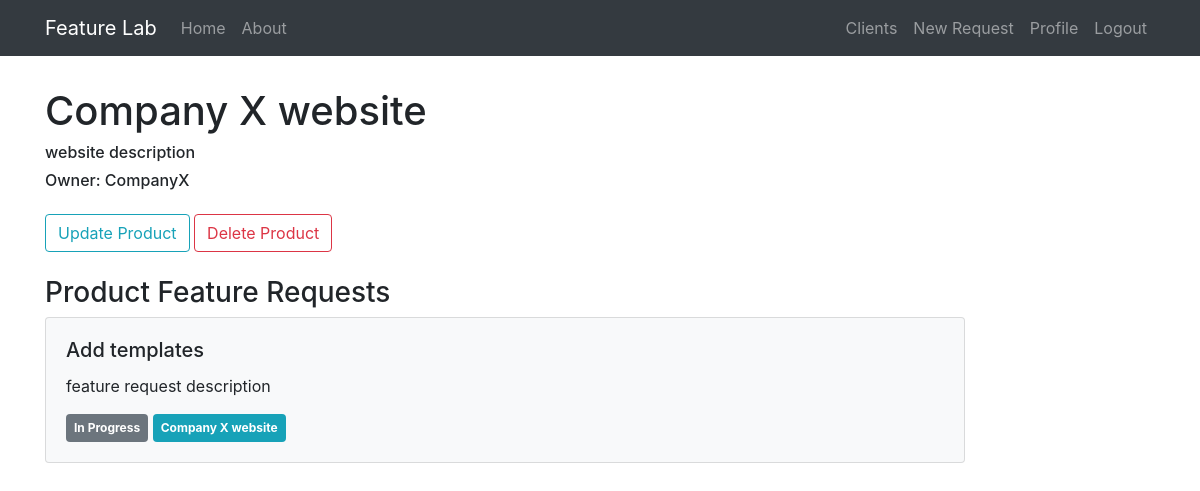
Before: /product/1 (signed in) with the older database file.
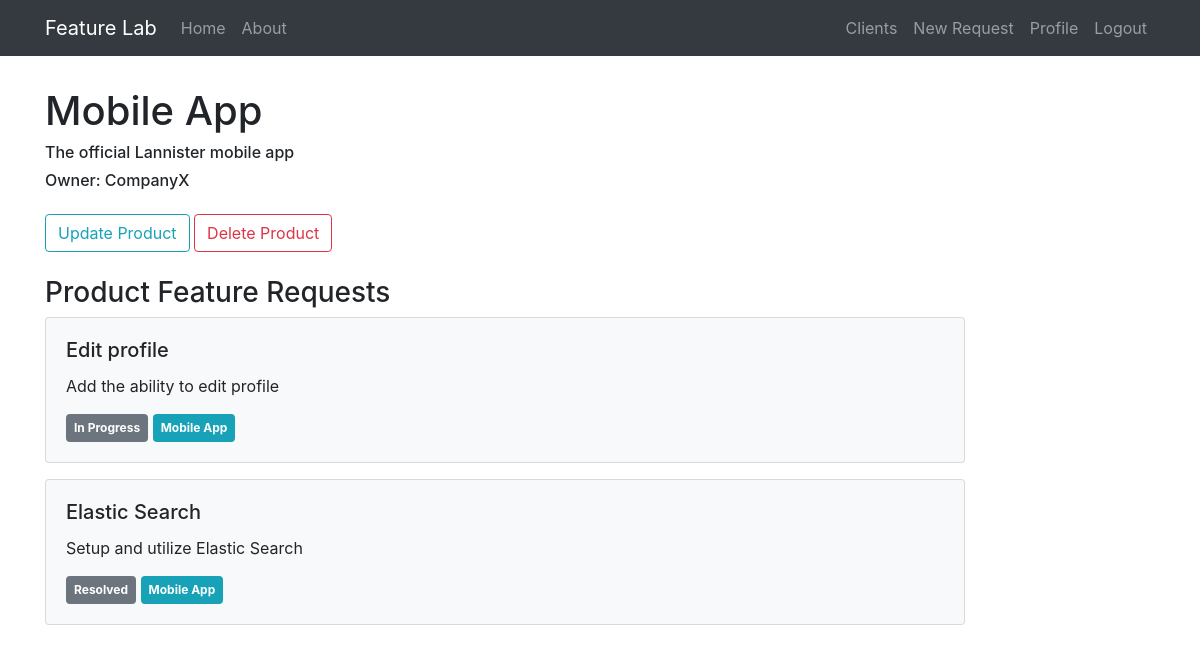
After: the same page with the newer database file.
### feature_lab/models.py (models this page shows, shortened)
class Product(db.Model):
    id = db.Column(db.Integer, primary_key=True)
    name = db.Column(db.String(20), unique=True, nullable=False)
    description = db.Column(db.Text(), nullable=False)
    owner_id = db.Column(db.Integer, db.ForeignKey('client.id'), nullable=False)
    requests = db.relationship('FeatureRequest', backref='product', lazy=True)
    areas = db.relationship('ProductArea', backref='product', lazy=True)

class FeatureRequest(db.Model):
    id = db.Column(db.Integer, primary_key=True)
    title = db.Column(db.String(30), unique=True, nullable=False)
    description = db.Column(db.Text(), nullable=False)
    created_at = db.Column(db.DateTime, nullable=False, default=datetime.utcnow)
    target_date = db.Column(db.DateTime, nullable=False)
    product_area = db.Column(db.String())
    product_id = db.Column(db.Integer, db.ForeignKey('product.id'), nullable=False)
    client_id = db.Column(db.Integer, db.ForeignKey('client.id'), nullable=False)
    state = db.Column(db.Enum(FeatureRequestState), default=FeatureRequestState.TODO)

### feature_lab/clients/routes.py (the view)
@clients.route('/product/<int:product_id>')
@login_required
def product(product_id):
    product_data = Product.query.get_or_404(product_id)
    return render_template('product.html', product=product_data)

### feature_lab/models.py (called while the page is built)
@login_manager.user_loader
def load_user(user_id):
    return User.query.get(int(user_id))

### feature_lab/templates/product.html (shortened to what this page needs)
{% extends 'layout.html' %}
{% block content %}
    <h1>{{product.name}}</h1>
    <h6>{{product.description}}</h6>
    <h6 class="mb-4">Owner: CompanyX</h6>
    <button class="btn btn-outline-info" onclick="window.location='/product/{{product.id}}/update'">Update Product</button>
    <button type="button" class="btn btn-outline-danger" data-toggle="modal" data-target="#deleteModal">Delete Product</button>
    <h3 class="mt-4">Product Feature Requests</h3>
    {% if product.requests %}
        {% for request in product.requests %}
            <div>
                <a href="/request/{{request.id}}" class="request-card">
                    <div class="card bg-light mb-3 p-3 mr-0">
                        <div class="p-1">
                            <h5 class="card-title">{{ request.title }}</h5>
                            <p class="card-text">{{ request.description }}</p>
                            <span class="badge badge-secondary p-2">{{ request.state.value }}</span>
                            <span class="badge badge-info p-2">{{ request.product.name }}</span>
                        </div>
                    </div>
                </a>
            </div>
        {% endfor %}
    {% else %}
        <div class="container">
            <p class="text-secondary m-4">This product does not have any feature requests yet. <a href="{{url_for('clients.create_request')}}">Create feature request</a></p>
        </div>
    {% endif %}
{% endblock content %}

Changed rows visible on the page:
removed FeatureRequest: title "Add templates", description "feature request description", state.value "In Progress", product.name "Company X website"
changed Product: name "Company X website" → "Mobile App"; description "website description" → "The official Lannister mobile app"
added FeatureRequest: title "Edit profile", description "Add the ability to edit profile", state.value "In Progress", product.name "Mobile App"
added FeatureRequest: title "Elastic Search", description "Setup and utilize Elastic Search", state.value "Resolved", product.name "Mobile App"
